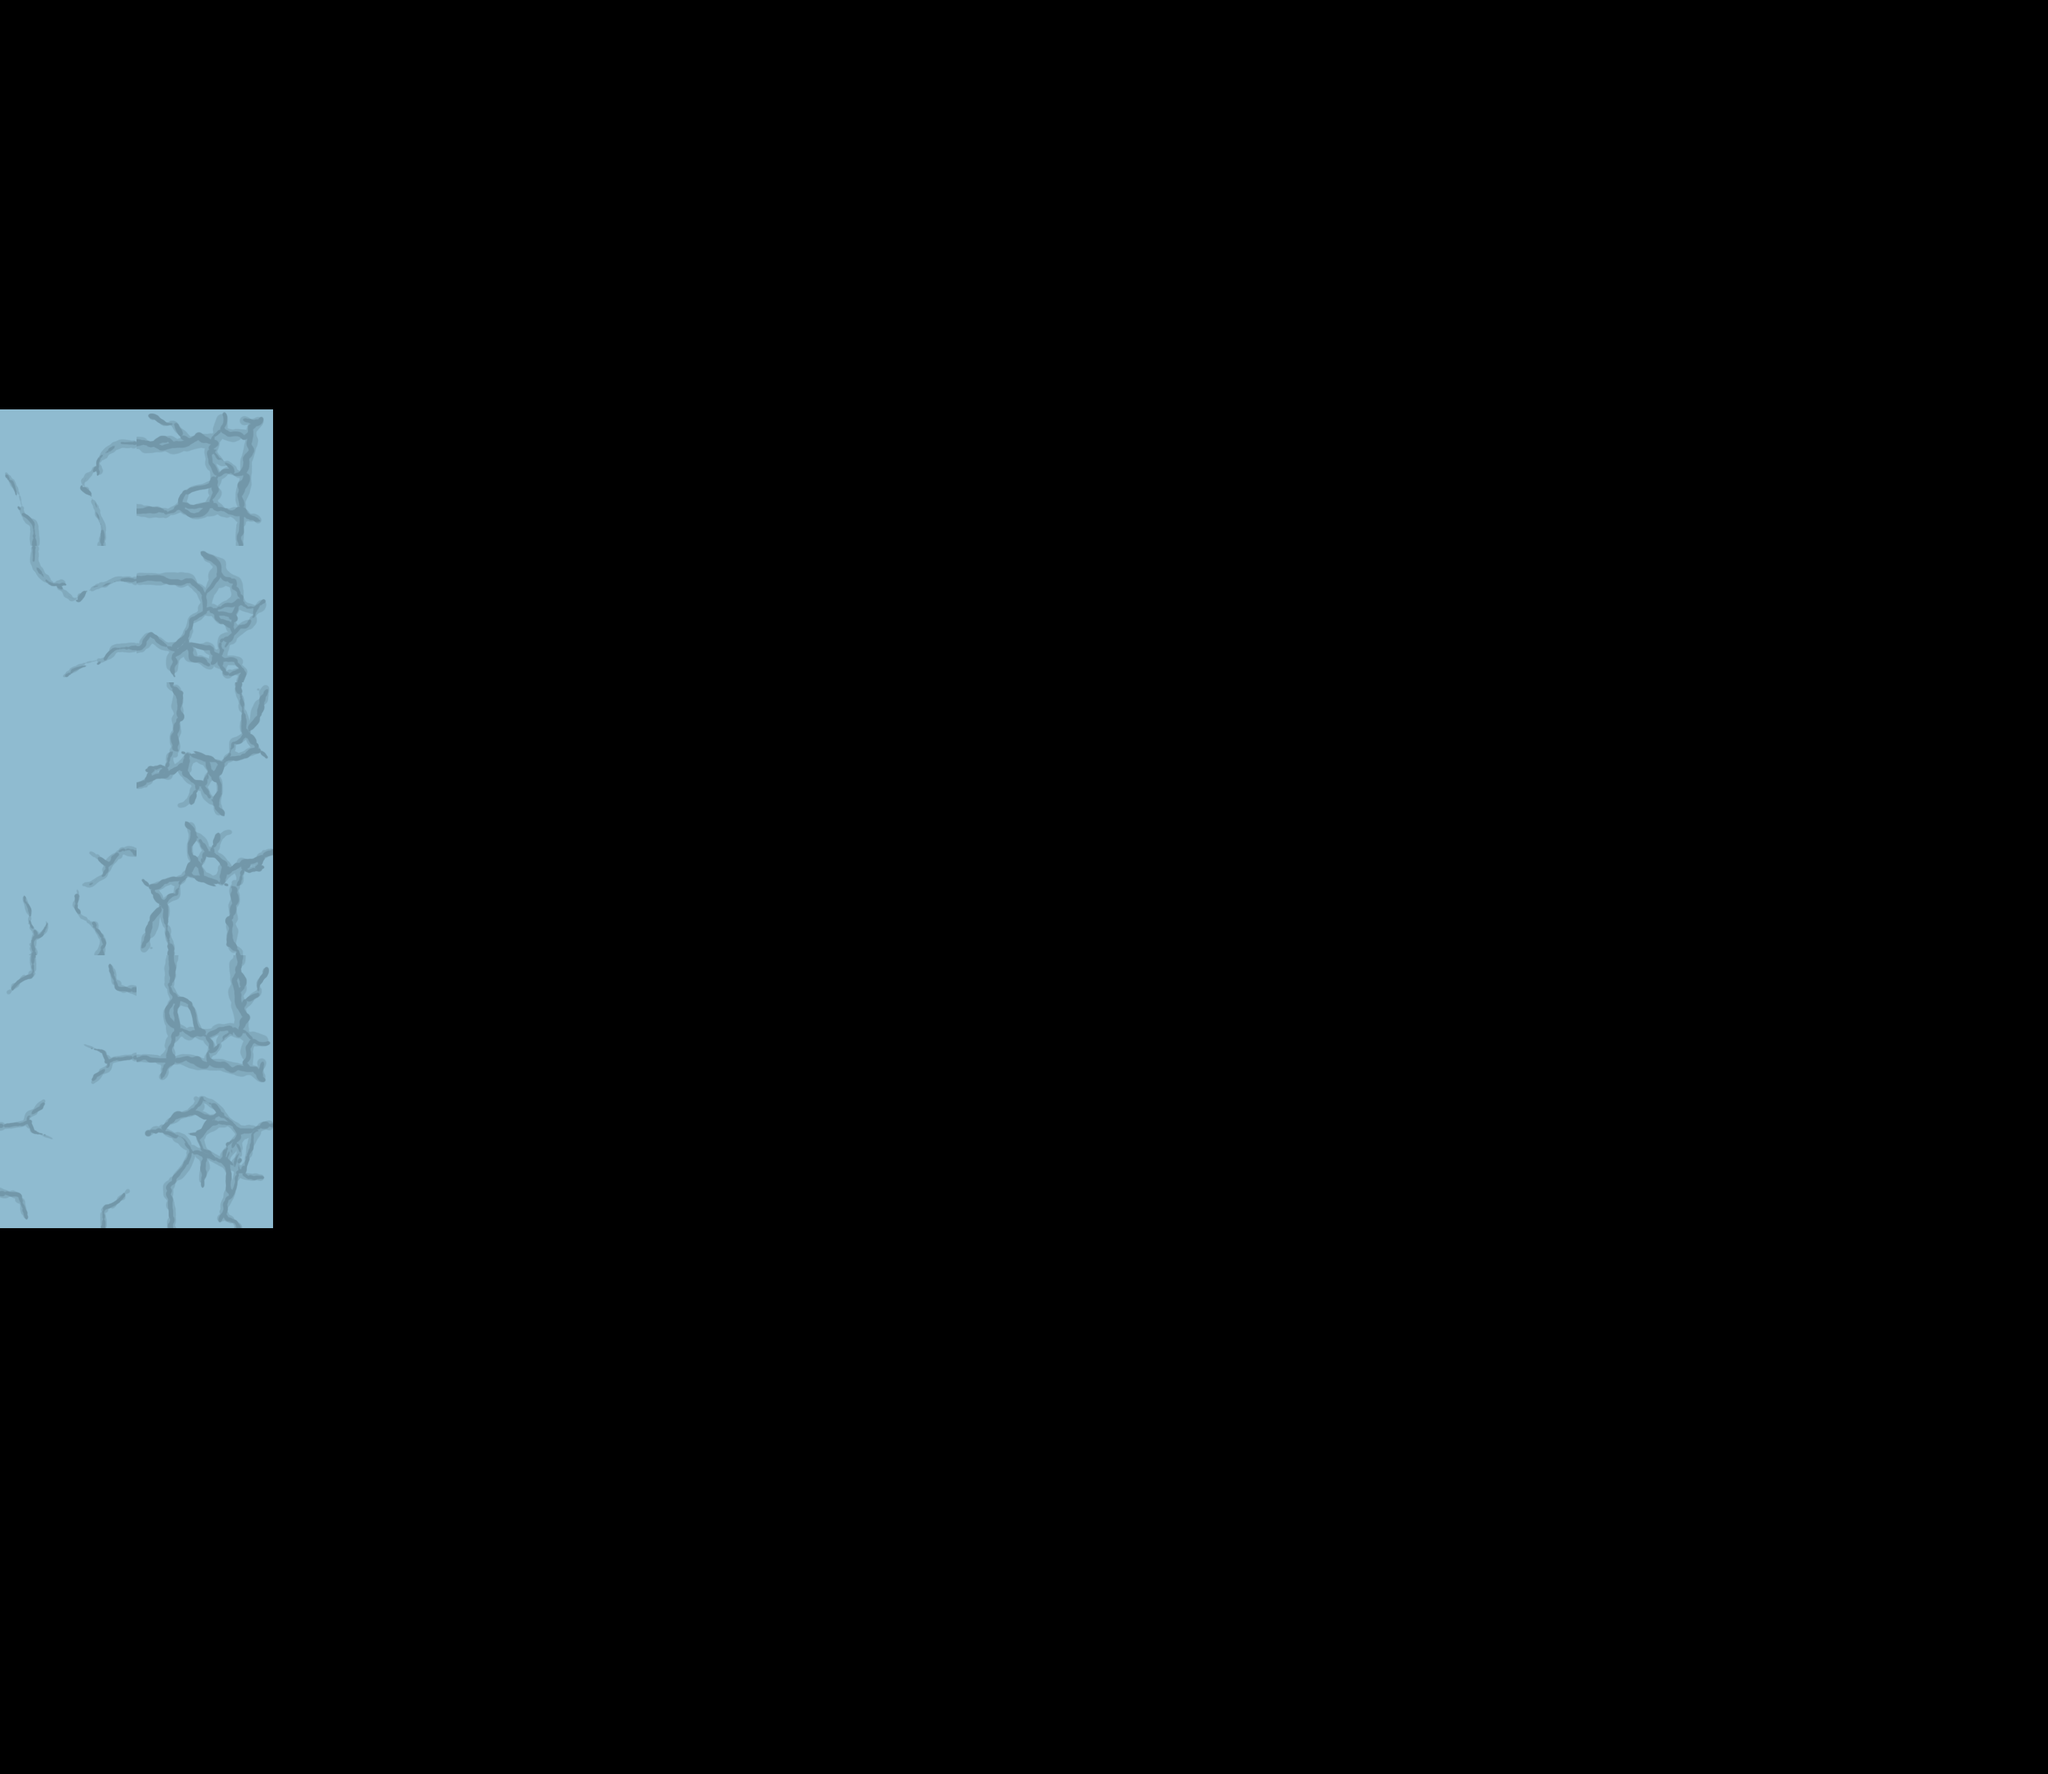

This game map was drawn from its Tiled (.tmx) file and the tilesets committed beside it. A one-line description and the trimmed map source follow:
An orthogonal 15x13 tile map with 200x200 px tiles, 1 tile layer (Calque de Tile 1).

<map version="1.0" orientation="orthogonal" renderorder="right-down" width="15" height="13" tilewidth="200" tileheight="200" nextobjectid="1">
 <tileset firstgid="1" name="Gonfli" tilewidth="200" tileheight="200" tilecount="20">
  <tile id="0">
   <image width="200" height="200" source="../../Sprites/Back-Grass1.png" />
  </tile>
  <tile id="1">
   <image width="200" height="200" source="../../Sprites/Back-Grass2.png" />
  </tile>
  <tile id="2">
   <image width="200" height="200" source="../../Sprites/Back-Grass3.png" />
  </tile>
  <tile id="3">
   <image width="200" height="200" source="../../Sprites/Back-Grass4.png" />
  </tile>
  <tile id="4">
   <image width="200" height="200" source="../../Sprites/Back-Grass5.png" />
  </tile>
  <tile id="5">
   <image width="200" height="200" source="../../Sprites/FrontGrass1.png" />
  </tile>
  <tile id="6">
   <image width="200" height="200" source="../../Sprites/FrontGrass2.png" />
  </tile>
  <tile id="7">
   <image width="200" height="200" source="../../Sprites/FrontGrass3.png" />
  </tile>
  <tile id="8">
   <image width="200" height="200" source="../../Sprites/Ground-Blocks1.png" />
  </tile>
  <tile id="9">
   <image width="200" height="200" source="../../Sprites/Ground-Blocks2.png" />
  </tile>
  <tile id="10">
   <image width="200" height="200" source="../../Sprites/Ground-Blocks3.png" />
  </tile>
  <tile id="11">
   <image width="200" height="200" source="../../Sprites/Ground-Blocks4.png" />
  </tile>
  <tile id="12">
   <image width="200" height="200" source="../../Sprites/Ground-Blocks-Empty.png" />
  </tile>
  <tile id="13">
   <image width="200" height="200" source="../../Sprites/Ground-Blocks-Soft1.png" />
  </tile>
  <tile id="14">
   <image width="200" height="200" source="../../Sprites/Ground-Blocks-Soft2.png" />
  </tile>
  <tile id="15">
   <image width="200" height="200" source="../../Sprites/Ground-Blocks-Soft3.png" />
  </tile>
  <tile id="16">
   <image width="200" height="200" source="../../Sprites/Pic1.png" />
  </tile>
  <tile id="17">
   <image width="200" height="200" source="../../Sprites/Pic2.png" />
  </tile>
  <tile id="18">
   <image width="200" height="200" source="../../Sprites/Pic3.png" />
  </tile>
  <tile id="19">
   <image width="200" height="200" source="../../Sprites/Pic4.png" />
  </tile>
 </tileset>
 <layer name="Calque de Tile 1" width="15" height="13">
  <data>[195 cells, 12 non-empty, 8 distinct tile ids]</data>
 </layer>
</map>
